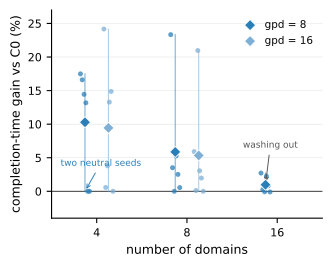

This figure's Python source:
#!/usr/bin/env python3
# fig_headline_seeds.py -- Fig 7 redesign: raincloud-lite.
# Per-seed dots + mean diamond + min-max whisker, gpd=8 and gpd=16
# series. No bars, no box plots (n=6). Assert-gated against Table IV
# and S30 anchors (verify_headline_seeds.py, all passed 2026-07-15).
import csv, statistics as st
from collections import defaultdict
import fig_style
fig_style.apply()
import matplotlib.pyplot as plt

G8CSV, G16CSV = "scale_multiseed_gpd8_results.csv", "scale_multiseed_gpd16_results.csv"
OUT = "fig_headline_seeds_v2.pdf"
DARK, LIGHT = fig_style.CARTS_BLUE, "#7FAFD4"
ANCH_G8  = {4: (10.3, 6), 8: (5.9, 6), 16: (1.0, 4)}
ANCH_G16 = {4: (9.45, 6), 8: (5.34, 6)}
TOL = 0.05
XPOS = {4: 0, 8: 1, 16: 2}

def load(path):
    d = defaultdict(dict)
    for r in csv.DictReader(open(path)):
        d[int(r["num_domains"])][int(r["seed"])] = float(r["new_vs_c0"])
    return d

g8, g16 = load(G8CSV), load(G16CSV)
for anch, data in ((ANCH_G8, g8), (ANCH_G16, g16)):
    for dom, (em, eg) in anch.items():
        v = list(data[dom].values())
        assert len(v) == 6 and abs(st.mean(v) - em) <= TOL \
            and sum(1 for x in v if x >= 0) == eg, "anchor fail dom=%d" % dom
print("all anchors verified -- plotting")

fig, ax = plt.subplots(figsize=(3.5, 2.7))
JIT = [-0.05, -0.03, -0.01, 0.01, 0.03, 0.05]

def series(data, offset, color, label):
    first = True
    for dom in sorted(data):
        x0 = XPOS[dom] + offset
        v = [data[dom][s] for s in sorted(data[dom])]
        ax.plot([x0, x0], [min(v), max(v)], color=color,
                linewidth=0.8, alpha=0.6, zorder=2)
        ax.scatter([x0 + j for j in JIT], v, s=13, color=color,
                   alpha=0.75, linewidths=0, zorder=3)
        ax.scatter([x0], [st.mean(v)], marker="D", s=32, color=color,
                   edgecolors="white", linewidths=0.6, zorder=4,
                   label=label if first else None)
        first = False

series(g8,  -0.13, DARK,  "gpd = 8")
series(g16, +0.13, LIGHT, "gpd = 16")
ax.axhline(0, color="black", linewidth=0.6, zorder=1)
ax.set_xticks([0, 1, 2]); ax.set_xticklabels(["4", "8", "16"])
ax.set_xlim(-0.5, 2.5); ax.set_ylim(-4, 27)
ax.set_xlabel("number of domains")
ax.set_ylabel("completion-time gain vs C0 (%)")
ax.legend(loc="upper right", handletextpad=0.4)
ax.annotate("two neutral seeds",
            xy=(-0.13, 0.0), xytext=(-0.40, 3.8), fontsize=6.5,
            color=DARK, arrowprops=dict(arrowstyle="->", color=DARK, lw=0.7))
ax.annotate("washing out", xy=(1.87, 1.0), xytext=(1.62, 6.5),
            fontsize=6.5, color="#555555",
            arrowprops=dict(arrowstyle="->", color="#555555", lw=0.7))
fig.savefig(OUT)
print("wrote", OUT)
